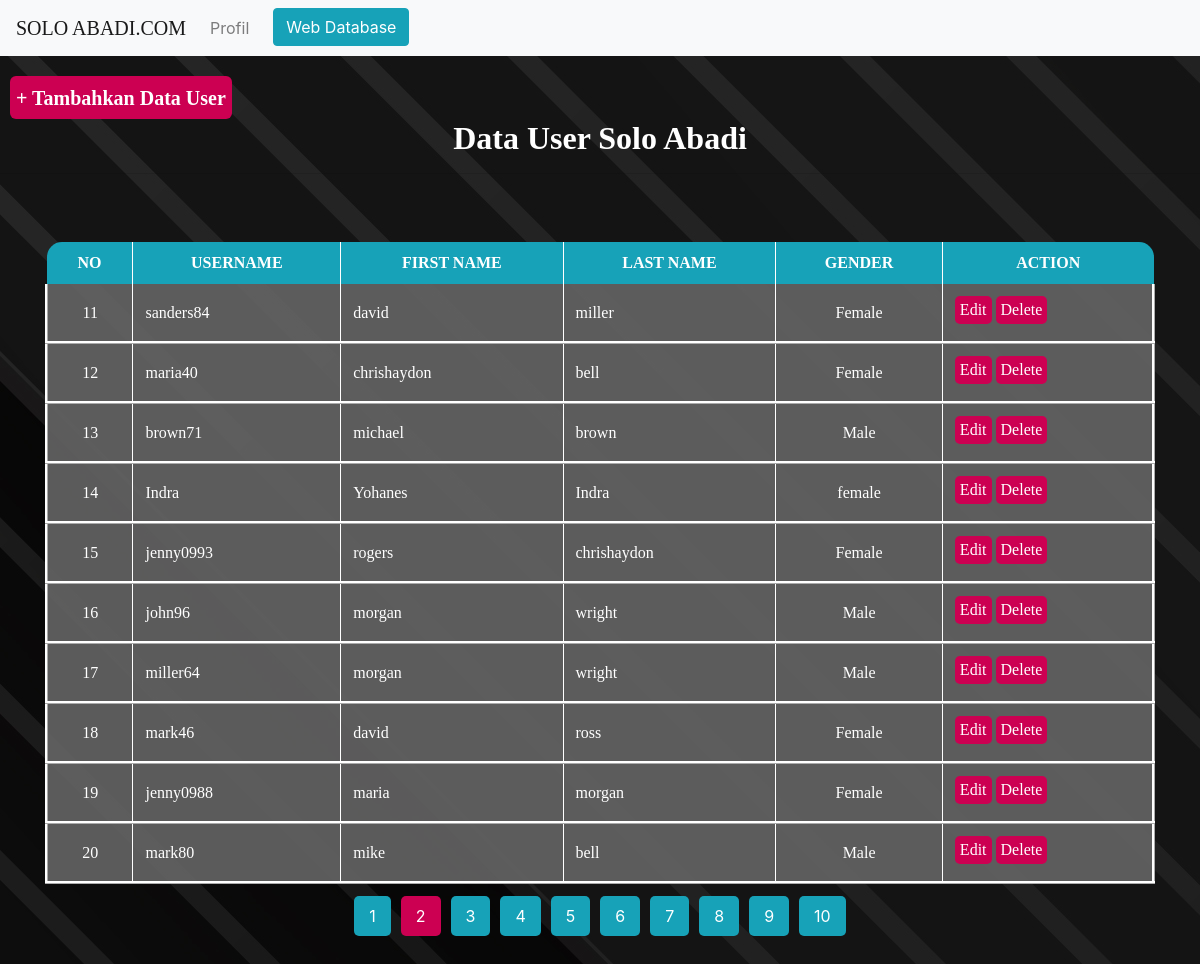
Page /db.php?page=2 on the committed database.
### tables this page shows
CREATE TABLE `user` (
  `id_user` int(11) NOT NULL,
  `username` varchar(255) DEFAULT NULL,
  `first_name` varchar(50) DEFAULT NULL,
  `last_name` varchar(50) DEFAULT NULL,
  `gender` varchar(10) DEFAULT NULL
);

### db.php (the view, shortened to what this page needs)
<?php
include 'nav.php';
include_once("connection.php");
$limit = 10;
$page = isset($_GET['page']) ? (int)$_GET['page'] : 1;
$start = ($page > 1) ? ($page * $limit) - $limit : 0;
$queryTotal = $conn->query('SELECT COUNT(*) AS total FROM user');
$total = $queryTotal->fetch(PDO::FETCH_ASSOC)['total'];
$pages = ceil($total / $limit);
$query = $conn->prepare('SELECT * FROM user LIMIT :start, :limit');
$query->bindParam(':start', $start, PDO::PARAM_INT);
$query->bindParam(':limit', $limit, PDO::PARAM_INT);
$query->execute();
?>
<head>
    <link rel="stylesheet" href="css/bootstrap.min.css">
    <form action="form.php">
        <button style="border-style: none; padding-top: 10px; margin-left: 10px; margin-top: 20px; border-radius: 6px; background-color : #cc0052; font-family : Cambria Math; color: white;">
            <h5><b> + Tambahkan Data User</b></h5>
        </button>
        <h2 style="text-align: center; font-family: Cambria Math; color: white;"><b>Data User Solo Abadi</b><hr></h2>
    </form>
</head>
<body style="background-image: url('src/a.jpg');">
    <div class="container">
        <table border="1" cellspacing="0" cellpadding="12" style="border: 1px white;">
            <thead>
                <tr style="border-style: hidden; text-align: center; color: white; font-family: Cambria Math;">
                    <th style="background-color: #17a2b8; font-weight: bold; border-top-left-radius: 15px;">NO</th>
                    <th style="background-color: #17a2b8">USERNAME</th>
                    <th style="background-color: #17a2b8">FIRST NAME</th>
                    <th style="background-color: #17a2b8">LAST NAME</th>
                    <th style="background-color: #17a2b8">GENDER</th>
                    <th style="background-color: #17a2b8; border-top-right-radius: 15px">ACTION</th>
                </tr>
            </thead>
            <tbody>
                <?php if ($query->rowCount() > 0): ?>
                    <?php
                    $no = $start + 1;
                    foreach ($query->fetchAll(PDO::FETCH_ASSOC) as $row):
                    ?>
                    <tr style="border-style: ridge;">
                        <td style="background-color: rgba(100,100,100,.9); font-family: Cambria Math; color: #FFFFFF; text-align: center;"><?php echo $no; ?></td>
                        <td style="background-color: rgba(100,100,100,.9); font-family: Cambria Math; color: #FFFFFF;"><?php echo $row['username']; ?></td>
                        <td style="background-color: rgba(100,100,100,.9); font-family: Cambria Math; color: #FFFFFF;"><?php echo $row['first_name']; ?></td>
                        <td style="background-color: rgba(100,100,100,.9); font-family: Cambria Math; color: #FFFFFF;"><?php echo $row['last_name']; ?></td>
                        <td style="background-color: rgba(100,100,100,.9); font-family: Cambria Math; color: #FFFFFF; text-align: center;"><?php echo $row['gender']; ?></td>
                        <td style="background-color: rgba(100,100,100,.9);">
                            <button class="action-btn" onclick="window.location.href='Edit1.php?id_user=<?php echo $row['id_user']; ?>'">Edit</button>
                            <button class="action-btn" onclick="window.location.href='Delete.php?id_user=<?php echo $row['id_user']; ?>'">Delete</button>
                        </td>
                    </tr>
                    <?php
                    $no++;
                    endforeach;
                    ?>
                <?php else: ?>
                    <tr>
                        <td colspan="6" style="background-color: rgba(100,100,100,.9); text-align: center; color: #FFFFFF;">Belum ada data user</td>
                    </tr>
                <?php endif; ?>
            </tbody>
        </table>
        <ul class="pagination">
            <?php for ($i = 1; $i <= $pages; $i++): ?>
                <li><a class="<?= ($i == $page) ? 'active' : '' ?>" href="?page=<?= $i; ?>"><?= $i; ?></a></li>
            <?php endfor; ?>
        </ul>
    </div>
</body>

### db.php (style rules this page uses)
.container { display: flex; justify-content: center; align-items: center; flex-direction: column; min-height: 100vh; }
table { width: 100%; border-collapse: collapse; margin-bottom: 20px; margin-top: 6px; }
th, td { padding: 12px; border: 1px solid white; }
th { background-color: #17a2b8; color: white; font-family: Cambria Math; }
td { background-color: rgba(100,100,100,.9); color: white; font-family: Cambria Math; }
.action-btn { border: none; padding: 5px; margin-bottom: 5px; border-radius: 5px; background-color: #cc0052; font-family: Cambria Math; color: white; cursor: pointer; }
.pagination { display: flex; justify-content: center; list-style: none; padding: 0; }
.pagination li { margin: 0 5px; }
.pagination a { color: white; padding: 10px 15px; background-color: #17a2b8; text-decoration: none; border-radius: 5px; }
.pagination a.active { background-color: #cc0052; }

### rows in the picture
user: username "sanders84", first_name "david", last_name "miller", gender "Female"
user: username "maria40", first_name "chrishaydon", last_name "bell", gender "Female"
user: username "brown71", first_name "michael", last_name "brown", gender "Male"
user: username "Indra", first_name "Yohanes", last_name "Indra", gender "female"
user: username "jenny0993", first_name "rogers", last_name "chrishaydon", gender "Female"
user: username "john96", first_name "morgan", last_name "wright", gender "Male"
user: username "miller64", first_name "morgan", last_name "wright", gender "Male"
user: username "mark46", first_name "david", last_name "ross", gender "Female"
user: username "jenny0988", first_name "maria", last_name "morgan", gender "Female"
user: username "mark80", first_name "mike", last_name "bell", gender "Male"
